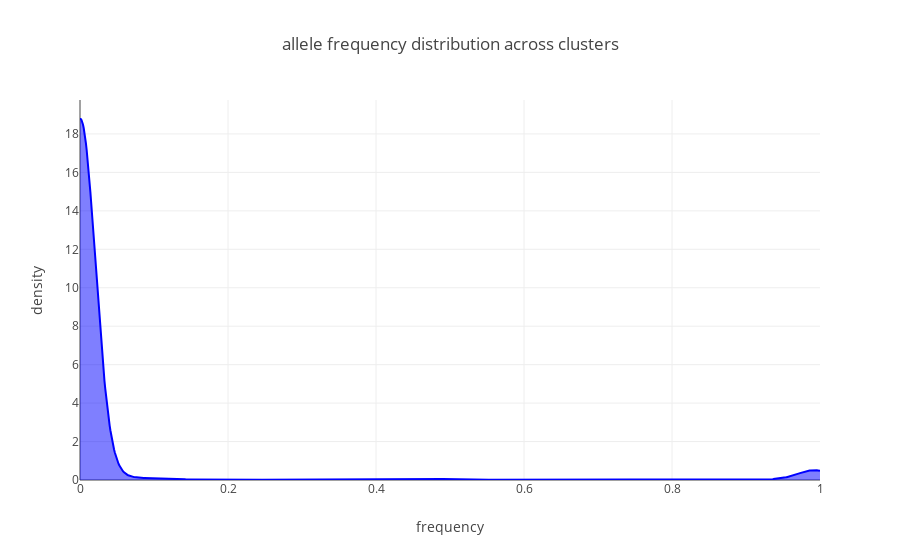

The code cell stored with this chart in its notebook:
### Code cell
n_chose= 200
Chose= np.random.choice(range(freqs_matrix.shape[0]),n_chose)

Across= list(it.chain(*[freqs_matrix[x] for x in Chose]))

X_plot = np.linspace(0, 1, 1000)

freq_kde = KernelDensity(kernel='gaussian', bandwidth=0.02).fit(np.array(Across).reshape(-1,1))

log_dens = freq_kde.score_samples(X_plot.reshape(-1,1))

fig_roost_dens= [go.Scatter(x=X_plot, y=np.exp(log_dens), 
                            mode='lines', fill='tozeroy', name= 'mRNA pVal',
                            line=dict(color='blue', width=2))]
##

layout= go.Layout(
    title= 'allele frequency distribution across clusters',
    yaxis= dict(
        title= 'density'
    ),
    xaxis= dict(
        title= 'frequency'
    )
)

fig = go.Figure(data=fig_roost_dens, layout= layout)
iplot(fig)

### Figure 1 — Plotly figure (JSON) as saved in the notebook; plotly's stock layout.template omitted (floating-point values rounded to 4 significant figures; data arrays with more than 128 entries replaced by an {"elided": "..."} marker saying what was removed)
{"data": [{"fill": "tozeroy", "line": {"color": "blue", "width": 2}, "mode": "lines", "name": "mRNA pVal", "type": "scatter", "uid": "4ede8415-875f-4df2-98d1-488b4a52670f", "x": {"elided": "1000 float values"}, "y": {"elided": "1000 float values"}}], "layout": {"title": "allele frequency distribution across clusters", "xaxis": {"title": "frequency"}, "yaxis": {"title": "density"}}}
